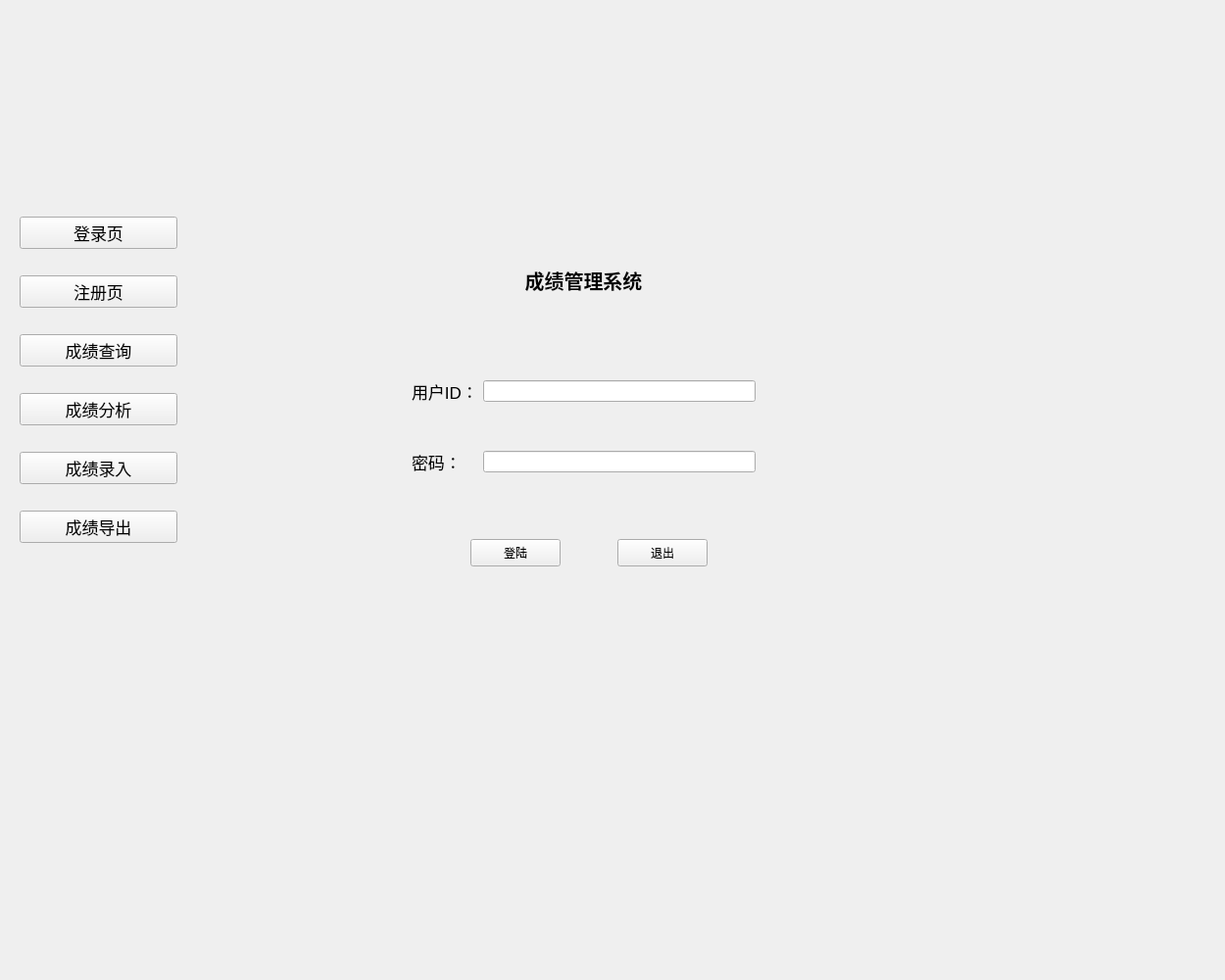
<?xml version="1.0" encoding="UTF-8"?>
<ui version="4.0">
 <class>bank</class>
 <widget class="QWidget" name="bank">
  <property name="geometry">
   <rect>
    <x>0</x>
    <y>0</y>
    <width>1250</width>
    <height>1000</height>
   </rect>
  </property>
  <property name="windowTitle">
   <string>Grade-Management System</string>
  </property>
  <widget class="QStackedWidget" name="stackedWidget">
   <property name="geometry">
    <rect>
     <x>180</x>
     <y>40</y>
     <width>1011</width>
     <height>951</height>
    </rect>
   </property>
   <property name="currentIndex">
    <number>0</number>
   </property>
   <widget class="QWidget" name="homePage">
    <widget class="QPushButton" name="loginBtn">
     <property name="geometry">
      <rect>
       <x>300</x>
       <y>510</y>
       <width>92</width>
       <height>28</height>
      </rect>
     </property>
     <property name="text">
      <string>登陆</string>
     </property>
    </widget>
    <widget class="QPushButton" name="logOutBtn">
     <property name="geometry">
      <rect>
       <x>450</x>
       <y>510</y>
       <width>92</width>
       <height>28</height>
      </rect>
     </property>
     <property name="text">
      <string>退出</string>
     </property>
    </widget>
    <widget class="QWidget" name="gridLayoutWidget">
     <property name="geometry">
      <rect>
       <x>240</x>
       <y>300</y>
       <width>351</width>
       <height>191</height>
      </rect>
     </property>
     <layout class="QGridLayout" name="gridLayout">
      <property name="horizontalSpacing">
       <number>5</number>
      </property>
      <property name="verticalSpacing">
       <number>0</number>
      </property>
      <item row="0" column="0">
       <widget class="QLabel" name="username">
        <property name="font">
         <font>
          <pointsize>13</pointsize>
         </font>
        </property>
        <property name="text">
         <string>用户ID：</string>
        </property>
       </widget>
      </item>
      <item row="0" column="1">
       <widget class="QLineEdit" name="userLineEdit"/>
      </item>
      <item row="1" column="0">
       <widget class="QLabel" name="password">
        <property name="font">
         <font>
          <pointsize>13</pointsize>
         </font>
        </property>
        <property name="text">
         <string>密码：</string>
        </property>
       </widget>
      </item>
      <item row="1" column="1">
       <widget class="QLineEdit" name="pwdLineEdit">
        <property name="echoMode">
         <enum>QLineEdit::Password</enum>
        </property>
       </widget>
      </item>
     </layout>
    </widget>
    <widget class="QLabel" name="label_7">
     <property name="geometry">
      <rect>
       <x>290</x>
       <y>200</y>
       <width>251</width>
       <height>91</height>
      </rect>
     </property>
     <property name="maximumSize">
      <size>
       <width>16777215</width>
       <height>16777215</height>
      </size>
     </property>
     <property name="font">
      <font>
       <family>华光报宋一_CNKI</family>
       <pointsize>15</pointsize>
       <weight>75</weight>
       <italic>false</italic>
       <bold>true</bold>
      </font>
     </property>
     <property name="text">
      <string>成绩管理系统</string>
     </property>
     <property name="textFormat">
      <enum>Qt::AutoText</enum>
     </property>
     <property name="alignment">
      <set>Qt::AlignCenter</set>
     </property>
    </widget>
   </widget>
   <widget class="QWidget" name="page">
    <widget class="QLabel" name="label_8">
     <property name="geometry">
      <rect>
       <x>300</x>
       <y>170</y>
       <width>251</width>
       <height>91</height>
      </rect>
     </property>
     <property name="maximumSize">
      <size>
       <width>16777215</width>
       <height>16777215</height>
      </size>
     </property>
     <property name="font">
      <font>
       <family>华光报宋一_CNKI</family>
       <pointsize>15</pointsize>
       <weight>75</weight>
       <italic>false</italic>
       <bold>true</bold>
      </font>
     </property>
     <property name="text">
      <string>注册</string>
     </property>
     <property name="textFormat">
      <enum>Qt::AutoText</enum>
     </property>
     <property name="alignment">
      <set>Qt::AlignCenter</set>
     </property>
    </widget>
    <widget class="QWidget" name="gridLayoutWidget_3">
     <property name="geometry">
      <rect>
       <x>250</x>
       <y>270</y>
       <width>361</width>
       <height>191</height>
      </rect>
     </property>
     <layout class="QGridLayout" name="gridLayout_10">
      <property name="horizontalSpacing">
       <number>5</number>
      </property>
      <property name="verticalSpacing">
       <number>0</number>
      </property>
      <item row="0" column="0">
       <widget class="QLabel" name="username_2">
        <property name="font">
         <font>
          <pointsize>13</pointsize>
         </font>
        </property>
        <property name="text">
         <string>学号/工号：</string>
        </property>
       </widget>
      </item>
      <item row="0" column="1">
       <widget class="QLineEdit" name="userLineEdit_2"/>
      </item>
      <item row="4" column="1">
       <widget class="QLineEdit" name="pwdLineEdit_2">
        <property name="echoMode">
         <enum>QLineEdit::Password</enum>
        </property>
       </widget>
      </item>
      <item row="2" column="1">
       <widget class="QLineEdit" name="lineEdit_2"/>
      </item>
      <item row="4" column="0">
       <widget class="QLabel" name="password_2">
        <property name="font">
         <font>
          <pointsize>13</pointsize>
         </font>
        </property>
        <property name="text">
         <string>密码：</string>
        </property>
       </widget>
      </item>
      <item row="1" column="0">
       <widget class="QLabel" name="label_9">
        <property name="font">
         <font>
          <pointsize>13</pointsize>
         </font>
        </property>
        <property name="text">
         <string>姓名：</string>
        </property>
       </widget>
      </item>
      <item row="1" column="1">
       <widget class="QLineEdit" name="lineEdit"/>
      </item>
      <item row="2" column="0">
       <widget class="QLabel" name="label_14">
        <property name="font">
         <font>
          <pointsize>13</pointsize>
         </font>
        </property>
        <property name="text">
         <string>班级：</string>
        </property>
       </widget>
      </item>
      <item row="3" column="1">
       <widget class="QLineEdit" name="lineEdit_3"/>
      </item>
      <item row="3" column="0">
       <widget class="QLabel" name="label_18">
        <property name="font">
         <font>
          <pointsize>13</pointsize>
         </font>
        </property>
        <property name="text">
         <string>注册码：</string>
        </property>
       </widget>
      </item>
     </layout>
    </widget>
    <widget class="QPushButton" name="loginBtn_2">
     <property name="geometry">
      <rect>
       <x>380</x>
       <y>480</y>
       <width>92</width>
       <height>28</height>
      </rect>
     </property>
     <property name="text">
      <string>注册</string>
     </property>
    </widget>
   </widget>
   <widget class="QWidget" name="custPage">
    <widget class="QTableWidget" name="tableWidget">
     <property name="geometry">
      <rect>
       <x>10</x>
       <y>120</y>
       <width>991</width>
       <height>781</height>
      </rect>
     </property>
     <column>
      <property name="text">
       <string>考试ID</string>
      </property>
     </column>
     <column>
      <property name="text">
       <string>考试时间</string>
      </property>
     </column>
     <column>
      <property name="text">
       <string>总分</string>
      </property>
     </column>
     <column>
      <property name="text">
       <string>语文</string>
      </property>
     </column>
     <column>
      <property name="text">
       <string>数学</string>
      </property>
     </column>
     <column>
      <property name="text">
       <string>英语</string>
      </property>
     </column>
     <column>
      <property name="text">
       <string>班级排名</string>
      </property>
     </column>
     <column>
      <property name="text">
       <string>年级排名</string>
      </property>
     </column>
    </widget>
    <widget class="QLabel" name="label_17">
     <property name="geometry">
      <rect>
       <x>350</x>
       <y>30</y>
       <width>251</width>
       <height>91</height>
      </rect>
     </property>
     <property name="maximumSize">
      <size>
       <width>16777215</width>
       <height>16777215</height>
      </size>
     </property>
     <property name="font">
      <font>
       <family>华光报宋一_CNKI</family>
       <pointsize>15</pointsize>
       <weight>75</weight>
       <italic>false</italic>
       <bold>true</bold>
      </font>
     </property>
     <property name="text">
      <string>成绩查询</string>
     </property>
     <property name="textFormat">
      <enum>Qt::AutoText</enum>
     </property>
     <property name="alignment">
      <set>Qt::AlignCenter</set>
     </property>
    </widget>
   </widget>
   <widget class="QWidget" name="accoPage">
    <widget class="QLabel" name="imgLabel">
     <property name="geometry">
      <rect>
       <x>70</x>
       <y>130</y>
       <width>921</width>
       <height>791</height>
      </rect>
     </property>
     <property name="text">
      <string/>
     </property>
    </widget>
    <widget class="QPushButton" name="total_ana_Button">
     <property name="geometry">
      <rect>
       <x>190</x>
       <y>52</y>
       <width>91</width>
       <height>41</height>
      </rect>
     </property>
     <property name="font">
      <font>
       <pointsize>12</pointsize>
      </font>
     </property>
     <property name="text">
      <string>总分</string>
     </property>
    </widget>
    <widget class="QPushButton" name="Chinese_ana_Button">
     <property name="geometry">
      <rect>
       <x>330</x>
       <y>50</y>
       <width>91</width>
       <height>41</height>
      </rect>
     </property>
     <property name="font">
      <font>
       <pointsize>12</pointsize>
      </font>
     </property>
     <property name="text">
      <string>语文</string>
     </property>
    </widget>
    <widget class="QPushButton" name="Math_ana_Button">
     <property name="geometry">
      <rect>
       <x>470</x>
       <y>50</y>
       <width>91</width>
       <height>41</height>
      </rect>
     </property>
     <property name="font">
      <font>
       <pointsize>12</pointsize>
      </font>
     </property>
     <property name="text">
      <string>数学</string>
     </property>
    </widget>
    <widget class="QPushButton" name="English_ana_Button">
     <property name="geometry">
      <rect>
       <x>610</x>
       <y>50</y>
       <width>91</width>
       <height>41</height>
      </rect>
     </property>
     <property name="font">
      <font>
       <pointsize>12</pointsize>
      </font>
     </property>
     <property name="text">
      <string>英语</string>
     </property>
    </widget>
   </widget>
   <widget class="QWidget" name="loanPage">
    <widget class="QLineEdit" name="e_id_Edit">
     <property name="geometry">
      <rect>
       <x>470</x>
       <y>260</y>
       <width>111</width>
       <height>31</height>
      </rect>
     </property>
    </widget>
    <widget class="QLabel" name="label">
     <property name="geometry">
      <rect>
       <x>370</x>
       <y>260</y>
       <width>101</width>
       <height>31</height>
      </rect>
     </property>
     <property name="font">
      <font>
       <pointsize>12</pointsize>
      </font>
     </property>
     <property name="layoutDirection">
      <enum>Qt::LeftToRight</enum>
     </property>
     <property name="text">
      <string>考试ID</string>
     </property>
    </widget>
    <widget class="QLineEdit" name="s_id_Edit">
     <property name="geometry">
      <rect>
       <x>470</x>
       <y>320</y>
       <width>111</width>
       <height>31</height>
      </rect>
     </property>
    </widget>
    <widget class="QLineEdit" name="Chinese_Edit">
     <property name="geometry">
      <rect>
       <x>470</x>
       <y>380</y>
       <width>111</width>
       <height>31</height>
      </rect>
     </property>
    </widget>
    <widget class="QLineEdit" name="Math_Edit">
     <property name="geometry">
      <rect>
       <x>470</x>
       <y>439</y>
       <width>111</width>
       <height>31</height>
      </rect>
     </property>
    </widget>
    <widget class="QLineEdit" name="English_Edit">
     <property name="geometry">
      <rect>
       <x>470</x>
       <y>500</y>
       <width>111</width>
       <height>31</height>
      </rect>
     </property>
    </widget>
    <widget class="QLabel" name="label_2">
     <property name="geometry">
      <rect>
       <x>370</x>
       <y>320</y>
       <width>101</width>
       <height>31</height>
      </rect>
     </property>
     <property name="font">
      <font>
       <pointsize>12</pointsize>
      </font>
     </property>
     <property name="text">
      <string>学生ID</string>
     </property>
    </widget>
    <widget class="QLabel" name="label_3">
     <property name="geometry">
      <rect>
       <x>390</x>
       <y>380</y>
       <width>71</width>
       <height>31</height>
      </rect>
     </property>
     <property name="font">
      <font>
       <pointsize>12</pointsize>
      </font>
     </property>
     <property name="text">
      <string>语文</string>
     </property>
    </widget>
    <widget class="QLabel" name="label_4">
     <property name="geometry">
      <rect>
       <x>390</x>
       <y>440</y>
       <width>81</width>
       <height>31</height>
      </rect>
     </property>
     <property name="font">
      <font>
       <pointsize>12</pointsize>
      </font>
     </property>
     <property name="text">
      <string>数学</string>
     </property>
    </widget>
    <widget class="QLabel" name="label_5">
     <property name="geometry">
      <rect>
       <x>390</x>
       <y>500</y>
       <width>81</width>
       <height>31</height>
      </rect>
     </property>
     <property name="font">
      <font>
       <pointsize>12</pointsize>
      </font>
     </property>
     <property name="text">
      <string>英语</string>
     </property>
    </widget>
    <widget class="QPushButton" name="submitButton">
     <property name="geometry">
      <rect>
       <x>430</x>
       <y>570</y>
       <width>111</width>
       <height>41</height>
      </rect>
     </property>
     <property name="font">
      <font>
       <pointsize>12</pointsize>
      </font>
     </property>
     <property name="text">
      <string>提交</string>
     </property>
    </widget>
    <widget class="QLabel" name="label_19">
     <property name="geometry">
      <rect>
       <x>380</x>
       <y>110</y>
       <width>251</width>
       <height>91</height>
      </rect>
     </property>
     <property name="maximumSize">
      <size>
       <width>16777215</width>
       <height>16777215</height>
      </size>
     </property>
     <property name="font">
      <font>
       <family>华光报宋一_CNKI</family>
       <pointsize>15</pointsize>
       <weight>75</weight>
       <italic>false</italic>
       <bold>true</bold>
      </font>
     </property>
     <property name="text">
      <string>成绩录入</string>
     </property>
     <property name="textFormat">
      <enum>Qt::AutoText</enum>
     </property>
     <property name="alignment">
      <set>Qt::AlignCenter</set>
     </property>
    </widget>
   </widget>
   <widget class="QWidget" name="busiPage"/>
   <widget class="QWidget" name="page_2">
    <widget class="QTableWidget" name="tableWidget_2">
     <property name="geometry">
      <rect>
       <x>70</x>
       <y>130</y>
       <width>871</width>
       <height>681</height>
      </rect>
     </property>
     <column>
      <property name="text">
       <string>学生ID</string>
      </property>
     </column>
     <column>
      <property name="text">
       <string>学生姓名</string>
      </property>
     </column>
     <column>
      <property name="text">
       <string>总分</string>
      </property>
     </column>
     <column>
      <property name="text">
       <string>语文</string>
      </property>
     </column>
     <column>
      <property name="text">
       <string>数学</string>
      </property>
     </column>
     <column>
      <property name="text">
       <string>英语</string>
      </property>
     </column>
     <column>
      <property name="text">
       <string>排名</string>
      </property>
     </column>
    </widget>
    <widget class="QLineEdit" name="sea_e_Edit">
     <property name="geometry">
      <rect>
       <x>420</x>
       <y>50</y>
       <width>361</width>
       <height>41</height>
      </rect>
     </property>
    </widget>
    <widget class="QLabel" name="label_6">
     <property name="geometry">
      <rect>
       <x>40</x>
       <y>59</y>
       <width>351</width>
       <height>31</height>
      </rect>
     </property>
     <property name="font">
      <font>
       <pointsize>12</pointsize>
      </font>
     </property>
     <property name="text">
      <string>请输入您要查询的考试ID：</string>
     </property>
    </widget>
    <widget class="QPushButton" name="searchButton">
     <property name="geometry">
      <rect>
       <x>810</x>
       <y>50</y>
       <width>91</width>
       <height>41</height>
      </rect>
     </property>
     <property name="font">
      <font>
       <pointsize>12</pointsize>
      </font>
     </property>
     <property name="text">
      <string>查询</string>
     </property>
    </widget>
   </widget>
  </widget>
  <widget class="QWidget" name="layoutWidget">
   <property name="geometry">
    <rect>
     <x>20</x>
     <y>200</y>
     <width>161</width>
     <height>381</height>
    </rect>
   </property>
   <layout class="QVBoxLayout" name="verticalLayout">
    <item>
     <widget class="QPushButton" name="homeBtn">
      <property name="font">
       <font>
        <pointsize>13</pointsize>
       </font>
      </property>
      <property name="text">
       <string>登录页</string>
      </property>
     </widget>
    </item>
    <item>
     <widget class="QPushButton" name="regiBtn">
      <property name="font">
       <font>
        <pointsize>13</pointsize>
       </font>
      </property>
      <property name="text">
       <string>注册页</string>
      </property>
     </widget>
    </item>
    <item>
     <widget class="QPushButton" name="seaBtn">
      <property name="font">
       <font>
        <pointsize>13</pointsize>
       </font>
      </property>
      <property name="text">
       <string>成绩查询</string>
      </property>
      <property name="checkable">
       <bool>false</bool>
      </property>
     </widget>
    </item>
    <item>
     <widget class="QPushButton" name="anaBtn">
      <property name="font">
       <font>
        <pointsize>13</pointsize>
       </font>
      </property>
      <property name="text">
       <string>成绩分析</string>
      </property>
      <property name="checkable">
       <bool>false</bool>
      </property>
     </widget>
    </item>
    <item>
     <widget class="QPushButton" name="inpBtn">
      <property name="font">
       <font>
        <pointsize>13</pointsize>
       </font>
      </property>
      <property name="text">
       <string>成绩录入</string>
      </property>
      <property name="checkable">
       <bool>false</bool>
      </property>
     </widget>
    </item>
    <item>
     <widget class="QPushButton" name="oupBtn">
      <property name="font">
       <font>
        <pointsize>13</pointsize>
       </font>
      </property>
      <property name="text">
       <string>成绩导出</string>
      </property>
      <property name="checkable">
       <bool>false</bool>
      </property>
     </widget>
    </item>
   </layout>
  </widget>
 </widget>
 <resources/>
 <connections/>
</ui>
